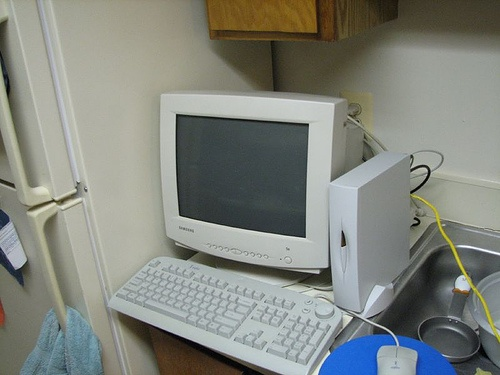
#> input picture 4_YOLO_1/dataset/pascal_voc_100/JPEGImages/2007_000039.jpg, 500 x 375 px, found by its file name; its folder holds only this picture in this run
$ jupyter execute --allow-errors Selective_Search.ipynb   (older library calls are emulated)
#> lines starting #> are read from the running program, lines starting #| are printed output that depends on the picture
#> further down, img_8bit is the input picture: shape (375, 500, 3); mean R, G, B 130.1, 133.4, 126.1
[cell 1]
# Ali Babolhaveji
# Selective Search

import os
import numpy as np
import seaborn as sns
import matplotlib.pyplot as plt
import pandas as pd
import scipy.misc
import skimage.segmentation
import skimage.feature
from copy import copy

[cell 2]
## This must be the location of the PASCAL VOC data.
img_dir          = "/home/ali/VOCdevkit/VOC2012_1500/JPEGImages"

[cell 3]
def image_segmentation(img_8bit, scale = 1.0, sigma = 0.8, min_size = 50):
    '''
    J.R.R. Uijlings's hierarchical grouping algorithm

    == input ==
    img_8bit : shape = (height, width, 3),
               8-bits degital image (each digit ranges between 0 - 255)

    == output ==
    img      : shape = (height, width, 4)
    '''
#> called with scale = 1, sigma = 0.8, min_size = 500
    # convert the image to range between 0 and 1
    img_float = skimage.util.img_as_float(img_8bit)
    im_mask   = skimage.segmentation.felzenszwalb(
                    img_float,
                    scale    = scale,
                    sigma    = sigma,
                    min_size = min_size)
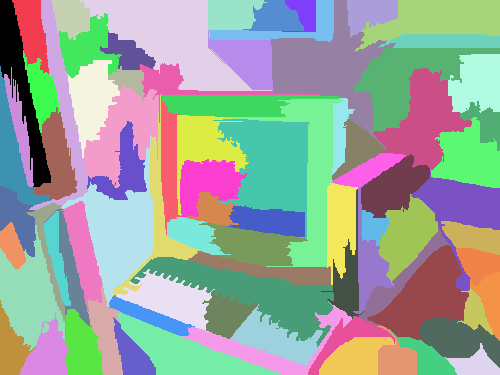
#> im_mask: shape (375, 500) int64; 84 distinct labels, from 0 to 83; one colour per label, 0 black
    img       = np.dstack([img_8bit,im_mask])
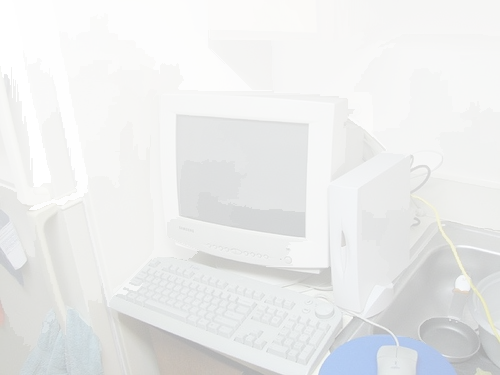
#> img: shape (375, 500, 4) int64; mean R, G, B, A 130.1, 133.4, 126.1, 38.3; transparent parts drawn white
    return(img)

scale    = 1.0
sigma    = 0.8
# min_size may be around 50 for better RCNN performance but for the sake of visualization, I will stick to min_size =500
min_size = 500 # 500 3000

np.random.seed(4)
listed_path = os.listdir(img_dir)
Nplot = 5
random_img_path = np.random.choice(listed_path,Nplot)
for imgnm in random_img_path:
    # import 8 bits degital image (each digit ranges between 0 - 255)
    img_8bit  = scipy.misc.imread(os.path.join(img_dir,imgnm))
    img       = image_segmentation(img_8bit, scale, sigma, min_size)

    fig = plt.figure(figsize=(15,30))
    ax  = fig.add_subplot(1,2,1)
    ax.imshow(img_8bit)
    ax.set_title("original image")
    ax  = fig.add_subplot(1,2,2)
    ax.imshow(img[:,:,3])
    ax.set_title("skimage.segmentation.felzenszwalb, N unique region = {}".format(len(np.unique(img[:,:,3]))))
    plt.show()
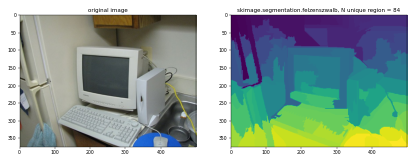
#> figure drawn by matplotlib, 2 panels

[cell 4]
def extract_region(img):
    '''
    For each segmented region,
    extract smallest rectangle regions covering the smallest segmented region.

    == input ==
    img : (height, width, N channel)
          N channel = [R, G, B , L], L = label for the region
          only the L channel is used in this analysis
    == output ==

    dictionary R :

    {0: {'labels': [0], 'max_x': 131, 'max_y': 74, 'min_x': 0,   'min_y': 0},
     1: {'labels': [1], 'max_x': 189, 'max_y': 37, 'min_x': 75,  'min_y': 0},
     2: {'labels': [2], 'max_x': 282, 'max_y': 38, 'min_x': 162, 'min_y': 0},
     3: {'labels': [3], 'max_x': 499, 'max_y': 23, 'min_x': 247, 'min_y': 0},
     4: {'labels': [4], 'max_x': 499, 'max_y': 74, 'min_x': 428, 'min_y': 13},
     5: {'labels': [5], 'max_x': 441, 'max_y': 76, 'min_x': 333, 'min_y': 16},
     6: {'labels': [6], 'max_x': 348, 'max_y': 80, 'min_x': 62,  'min_y': 21},
    '''
    ## only use the segmentation output
    img_segment = img[:,:,3]
    R = {}
    for y, i in enumerate(img_segment): ## along vertical axis

        for x, l in enumerate(i): ## along horizontal axis
            # initialize a new region
            if l not in R:
                R[l] = {"min_x": np.Inf,
                        "min_y": np.Inf,
                        "max_x": 0,
                        "max_y": 0,
                        "labels": [l]}

            # bounding box
            if R[l]["min_x"] > x:
                R[l]["min_x"] = x
            if R[l]["min_y"] > y:
                R[l]["min_y"] = y
            if R[l]["max_x"] < x:
                R[l]["max_x"] = x
            if R[l]["max_y"] < y:
                R[l]["max_y"] = y
    ## remove region if it does not have positive height or positive width

    Rcopy = copy(R)
    for key in R.keys():
        r = R[key]
        if (r["min_x"] == r["max_x"]) or (r["min_y"] == r["max_y"]):
            del Rcopy[key]
    return(Rcopy)
R = extract_region(img)
print("{} rectangle regions are found".format(len(R)))

[cell 5]
def plt_rectangle(plt,label,x1,y1,x2,y2,color = "yellow", alpha=0.5):
    linewidth = 3
    if type(label) == list:
        linewidth = len(label)*3 + 2
        label = ""

    plt.text(x1,y1,label,fontsize=20,backgroundcolor=color,alpha=alpha)
    plt.plot([x1,x1],[y1,y2], linewidth=linewidth,color=color, alpha=alpha)
    plt.plot([x2,x2],[y1,y2], linewidth=linewidth,color=color, alpha=alpha)
    plt.plot([x1,x2],[y1,y1], linewidth=linewidth,color=color, alpha=alpha)
    plt.plot([x1,x2],[y2,y2], linewidth=linewidth,color=color, alpha=alpha)

figsize = (20,20)
plt.figure(figsize=figsize)
plt.imshow(img[:,:,:3]/2**8)
for item, color in zip(R.values(),sns.xkcd_rgb.values()):
    x1 = item["min_x"]
    y1 = item["min_y"]
    x2 = item["max_x"]
    y2 = item["max_y"]
    label = item["labels"][0]
    plt_rectangle(plt,label,x1,y1,x2,y2,color=color)
plt.show()
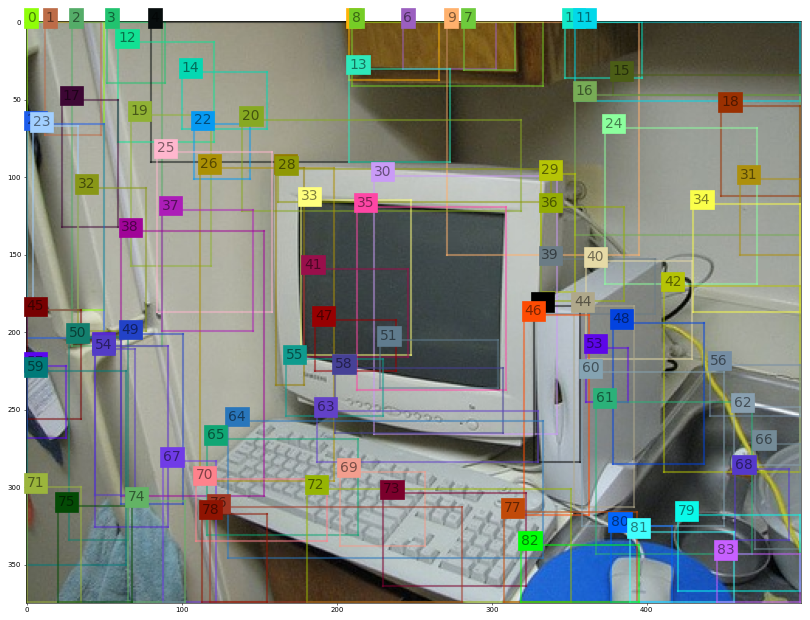
#> figure drawn by matplotlib, 1 panel

plt.figure(figsize=figsize)
plt.imshow(img[:,:,3])
for item, color in zip(R.values(),sns.xkcd_rgb.values()):
    x1 = item["min_x"]
    y1 = item["min_y"]
    x2 = item["max_x"]
    y2 = item["max_y"]
    label = item["labels"][0]
    plt_rectangle(plt,label,x1,y1,x2,y2,color=color)
plt.show()
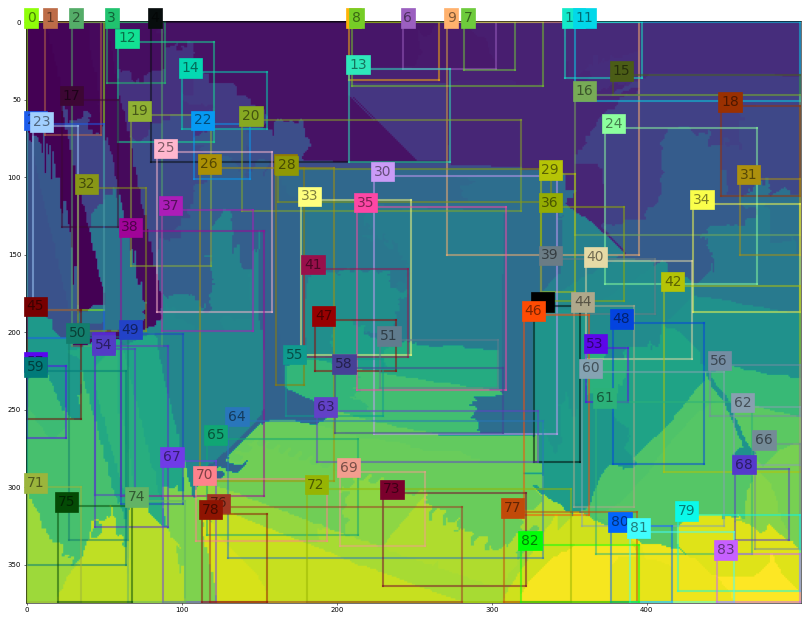
#> figure drawn by matplotlib, 1 panel

[cell 6]
def calc_texture_gradient(img):
    """
        calculate texture gradient for entire image

        The original SelectiveSearch algorithm proposed Gaussian derivative
        for 8 orientations, but we use LBP instead.

        output will be [height(*)][width(*)]
    """
    ret = np.zeros(img.shape[:3])
#> ret: shape (375, 500, 4) float64; every value is 0
    for colour_channel in (0, 1, 2):
        ret[:, :, colour_channel] = skimage.feature.local_binary_pattern(
            img[:, :, colour_channel], 8, 1.0)

    return ret


def plot_image_with_min_max(img,nm):
#> called with nm = 'tex_grad'
    img = img[:,:,:3]
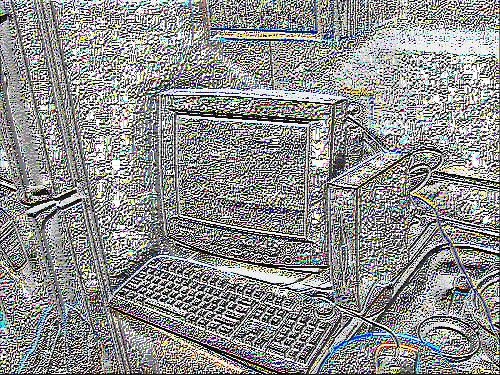
#> img: shape (375, 500, 3) float64; mean of channels 0, 1, 2 141.7, 142.6, 142.3; drawn as R, G, B
    plt.imshow(img)
    plt.title("{} min={:5.3f}, max={:5.3f}".format(nm,
                                                   np.min(img),
                                                   np.max(img)))
    plt.show()
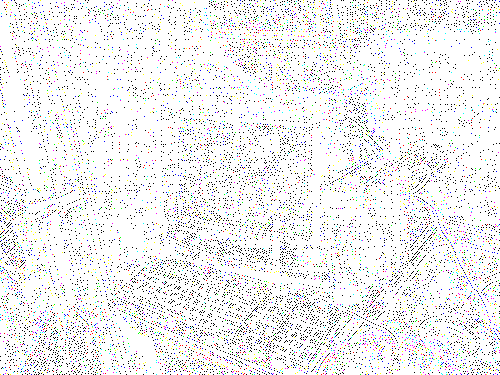
#> shown: shape (375, 500, 3) float64; mean R, G, B 0.938, 0.937, 0.938

tex_grad = calc_texture_gradient(img)
plot_image_with_min_max(tex_grad,nm="tex_grad")

[cell 7]
def calc_hsv(img):
    hsv = skimage.color.rgb2hsv(img[:,:,:3])
#> hsv: shape (375, 500, 3) float64; mean of channels 0, 1, 2 0.302, 0.152, 1.49e-17
    return(hsv)

hsv = calc_hsv(img)
plot_image_with_min_max(hsv,nm="hsv")

[cell 8]
def calc_hist(img, minhist=0, maxhist=1):
    """
        calculate colour histogram for each region

        the size of output histogram will be BINS * COLOUR_CHANNELS(3)

        number of bins is 25 as same as [uijlings_ijcv2013_draft.pdf]

        extract HSV

        len(hist) = BINS * 3
        hist[:BINS] = [0, 10, 20, 0,...,0] meaning that
           there are 10 pixels that have values between (maxhist - minhist)/BINS*1 and (maxhist - minhist)/BINS*2
           there are 10 pixels that have values between (maxhist - minhist)/BINS*2 and (maxhist - minhist)/BINS*3

    """

    BINS = 25
    hist = np.array([])

    for colour_channel in range(3):

        # extracting one colour channel
        c = img[:, colour_channel]

        # calculate histogram for each colour and join to the result
        hist = np.concatenate(
            [hist] + [np.histogram(c, BINS,
                                   # The lower and upper range of the bins.
                                   (minhist, maxhist))[0]])

    # L1 normalize
    hist = hist / len(img)
    return hist

def augment_regions_with_histogram_info(tex_grad, img, R,hsv,tex_trad):
    for k, v in list(R.items()):

        ## height and width axies are flattened.
        ## masked_pixel.shape = (N pixel with this mask ID , 3)
        masked_pixels  = hsv[img[:, :, 3] == k]
        R[k]["size"]   = len(masked_pixels / 4)
        R[k]["hist_c"] = calc_hist(masked_pixels,minhist=0, maxhist=1)

        # texture histogram
        R[k]["hist_t"] = calc_hist(tex_grad[img[:, :, 3] == k],minhist=0, maxhist=2**8-1)
    return(R)
R = augment_regions_with_histogram_info(tex_grad, img,R,hsv,tex_grad)

[cell 9]
def extract_neighbours(regions):
    '''
    check if two regions intersect
    '''

    def intersect(a, b):
        if (a["min_x"] < b["min_x"] < a["max_x"] and a["min_y"] < b["min_y"] < a["max_y"]) or\
           (a["min_x"] < b["max_x"] < a["max_x"] and a["min_y"] < b["max_y"] < a["max_y"]) or\
           (a["min_x"] < b["min_x"] < a["max_x"] and a["min_y"] < b["max_y"] < a["max_y"]) or\
           (a["min_x"] < b["max_x"] < a["max_x"] and a["min_y"] < b["min_y"] < a["max_y"]):
            return True
        return False

    R = list(regions.items())
    neighbours = []
    for cur, a in enumerate(R[:-1]):
        for b in R[cur + 1:]:
            if intersect(a[1], b[1]):
                neighbours.append((a, b))

    return neighbours

neighbours = extract_neighbours(R)
print("Out of {} regions, we found {} intersecting pairs".format(len(R),len(neighbours)))

[cell 10]
def _sim_colour(r1, r2):
    """
        calculate the sum of histogram intersection of colour
    """
    return sum([min(a, b) for a, b in zip(r1["hist_c"], r2["hist_c"])])


def _sim_texture(r1, r2):
    """
        calculate the sum of histogram intersection of texture
    """
    return sum([min(a, b) for a, b in zip(r1["hist_t"], r2["hist_t"])])


def _sim_size(r1, r2, imsize):
    """
        calculate the size similarity over the image
    """
    return 1.0 - (r1["size"] + r2["size"]) / imsize


def _sim_fill(r1, r2, imsize):
    """
        calculate the fill similarity over the image
    """
    bbsize = (
        (max(r1["max_x"], r2["max_x"]) - min(r1["min_x"], r2["min_x"]))
        * (max(r1["max_y"], r2["max_y"]) - min(r1["min_y"], r2["min_y"]))
    )
    return 1.0 - (bbsize - r1["size"] - r2["size"]) / imsize
def calc_sim(r1, r2, imsize):
    return (_sim_colour(r1, r2)       +\
            _sim_texture(r1, r2)      +\
            _sim_size(r1, r2, imsize) +\
            _sim_fill(r1, r2, imsize))

def calculate_similarlity(img,neighbours,verbose=False):
    # calculate initial similarities
#> called with verbose = True
    imsize = img.shape[0] * img.shape[1]
#> imsize = 187500
    S = {}
    for (ai, ar), (bi, br) in neighbours:
        S[(ai, bi)] = calc_sim(ar, br, imsize)
        if verbose:
            print("S[({:2.0f}, {:2.0f})]={:3.2f}".format(ai,bi,S[(ai, bi)]))
    return(S)

print("S[(Pair of the intersecting regions)] = Similarity index")
S = calculate_similarlity(img,neighbours,verbose=True)

[cell 11]
def merge_regions(r1, r2):
    '''
    Suppose r1 and r2 look like:

    (minx1, miny1)
          _____________________
          |                   |
          |     (minx2,maxy2) |
          |           ________|____
          |          |        |    |
          |          |        |    |
          |          |________|____|(maxx2, maxy2)
          |___________________|(maxx1, maxy1)

    Then for merged region,

    minx : minx1
    miny : miny1
    maxx : maxx2
    maxy : maxy1
    size : the number of pixels in the two regions (intersection is counted twice?)


    '''
    new_size = r1["size"] + r2["size"]
    rt = {
        "min_x": min(r1["min_x"], r2["min_x"]),
        "min_y": min(r1["min_y"], r2["min_y"]),
        "max_x": max(r1["max_x"], r2["max_x"]),
        "max_y": max(r1["max_y"], r2["max_y"]),
        "size": new_size,
        "hist_c": (r1["hist_c"] * r1["size"] + r2["hist_c"] * r2["size"]) / new_size,
        "hist_t": (r1["hist_t"] * r1["size"] + r2["hist_t"] * r2["size"]) / new_size,
        "labels": r1["labels"] + r2["labels"]
    }
    return rt

def merge_regions_in_order(S,R,imsize, verbose=False):
    '''
    == Input ==
    S : similarity dictionary

    R : dictionary of proposed regions

    == Output ==

    regions : list of regions

    '''
#> called with imsize = 187500, verbose = True
    # hierarchal search
    while S != {}:

        # Step 1: get highest similarity pair of regions from the similarlity dictionary
        i, j = sorted(S.items(), key=lambda i: i[1])[-1][0]

        # Step 2: marge the region pair and add to the region dictionary
        t = max(R.keys()) + 1.0
        R[t] = merge_regions(R[i], R[j])

        # Step 3: from the similarity dictionary,
        #         remove all the pair of regions where one of the regions is selected in Step 1
        key_to_delete = []
        for k, v in list(S.items()):
            if (i in k) or (j in k):
                key_to_delete.append(k)
        for k in key_to_delete:
            del S[k]

        # Step 4: calculate similarity with new merged region and the regions and its intersecting region
        #         (intersecting region is the region that are to be deleted)
        for k in key_to_delete:
            if k != (i,j):
                if k[0] in (i, j):
                    n = k[1]
                else:
                    n = k[0]
                S[(t, n)] = calc_sim(R[t], R[n], imsize)
    if verbose:
        print("{} regions".format(len(R)))

    ## finally return list of region proposal
    regions = []
    for k, r in list(R.items()):
            regions.append({
                'rect': (
                    r['min_x'],              # min x
                    r['min_y'],              # min y
                    r['max_x'] - r['min_x'], # width
                    r['max_y'] - r['min_y']),# height
                'size': r['size'],
                'labels': r['labels']
            })
    return(regions)


regions = merge_regions_in_order(S,R,img.shape[0]*img.shape[1],verbose=True)

[cell 12]
plt.figure(figsize=(20,20))
plt.imshow(img[:,:,:3]/2**8)
for item, color in zip(regions,sns.xkcd_rgb.values()):
    x1, y1, width, height = item["rect"]
    label = item["labels"][:5]
    plt_rectangle(plt,label,x1,y1,x2 = x1 + width,y2 = y1 + height, color = color)
plt.show()
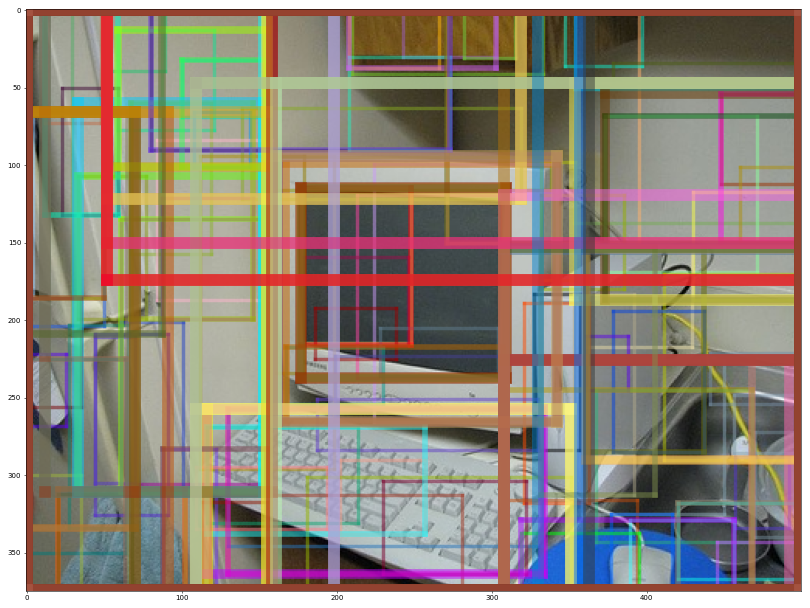
#> figure drawn by matplotlib, 1 panel

plt.figure(figsize=(20,20))
plt.imshow(img[:,:,3])
for item, color in zip(regions,sns.xkcd_rgb.values()):
    x1, y1, width, height = item["rect"]
    label = item["labels"][:5]
    plt_rectangle(plt,label,
                  x1,
                  y1,
                  x2 = x1 + width,
                  y2 = y1 + height, color= color)
plt.show()
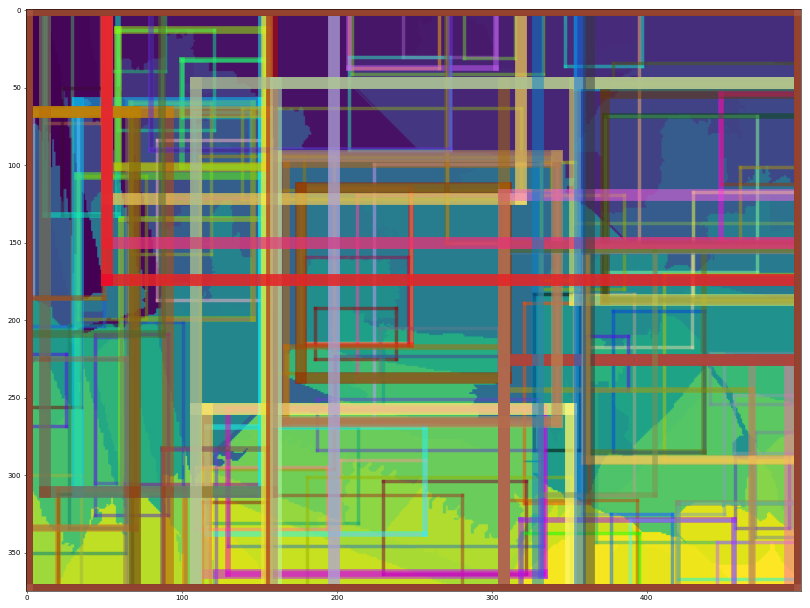
#> figure drawn by matplotlib, 1 panel

[cell 13]
def get_region_proposal(img_8bit,min_size = 500):
    img        = image_segmentation(img_8bit,min_size = min_size)
    R          = extract_region(img)
    tex_grad   = calc_texture_gradient(img)
    hsv        = calc_hsv(img)
    R          = augment_regions_with_histogram_info(tex_grad, img, R,hsv,tex_grad)
    del tex_grad, hsv
    neighbours = extract_neighbours(R)
    S          = calculate_similarlity(img,neighbours)
    regions    = merge_regions_in_order(S,R,imsize = img.shape[0] * img.shape[1])
